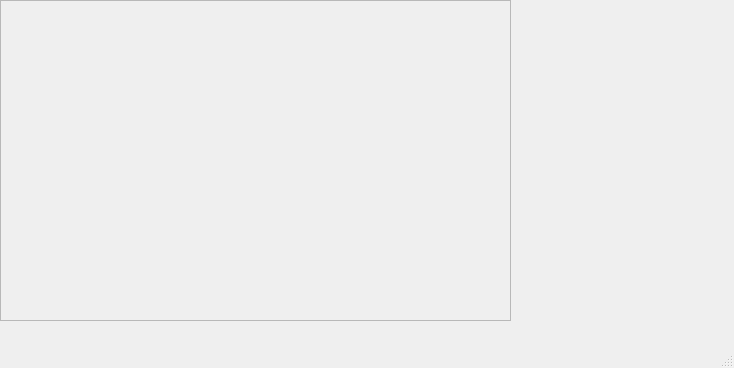
<?xml version="1.0" encoding="UTF-8"?>
<ui version="4.0">
 <class>MainWindow</class>
 <widget class="QMainWindow" name="MainWindow">
  <property name="geometry">
   <rect>
    <x>0</x>
    <y>0</y>
    <width>734</width>
    <height>368</height>
   </rect>
  </property>
  <property name="maximumSize">
   <size>
    <width>734</width>
    <height>368</height>
   </size>
  </property>
  <property name="windowTitle">
   <string>MainWindow</string>
  </property>
  <widget class="QWidget" name="centralwidget">
   <widget class="QScrollArea" name="scrollArea">
    <property name="geometry">
     <rect>
      <x>0</x>
      <y>0</y>
      <width>511</width>
      <height>321</height>
     </rect>
    </property>
    <property name="widgetResizable">
     <bool>true</bool>
    </property>
    <widget class="QWidget" name="scrollAreaWidgetContents">
     <property name="geometry">
      <rect>
       <x>0</x>
       <y>0</y>
       <width>509</width>
       <height>319</height>
      </rect>
     </property>
    </widget>
   </widget>
  </widget>
  <widget class="QMenuBar" name="menubar">
   <property name="geometry">
    <rect>
     <x>0</x>
     <y>0</y>
     <width>734</width>
     <height>21</height>
    </rect>
   </property>
  </widget>
  <widget class="QStatusBar" name="statusbar"/>
 </widget>
 <resources/>
 <connections/>
</ui>
